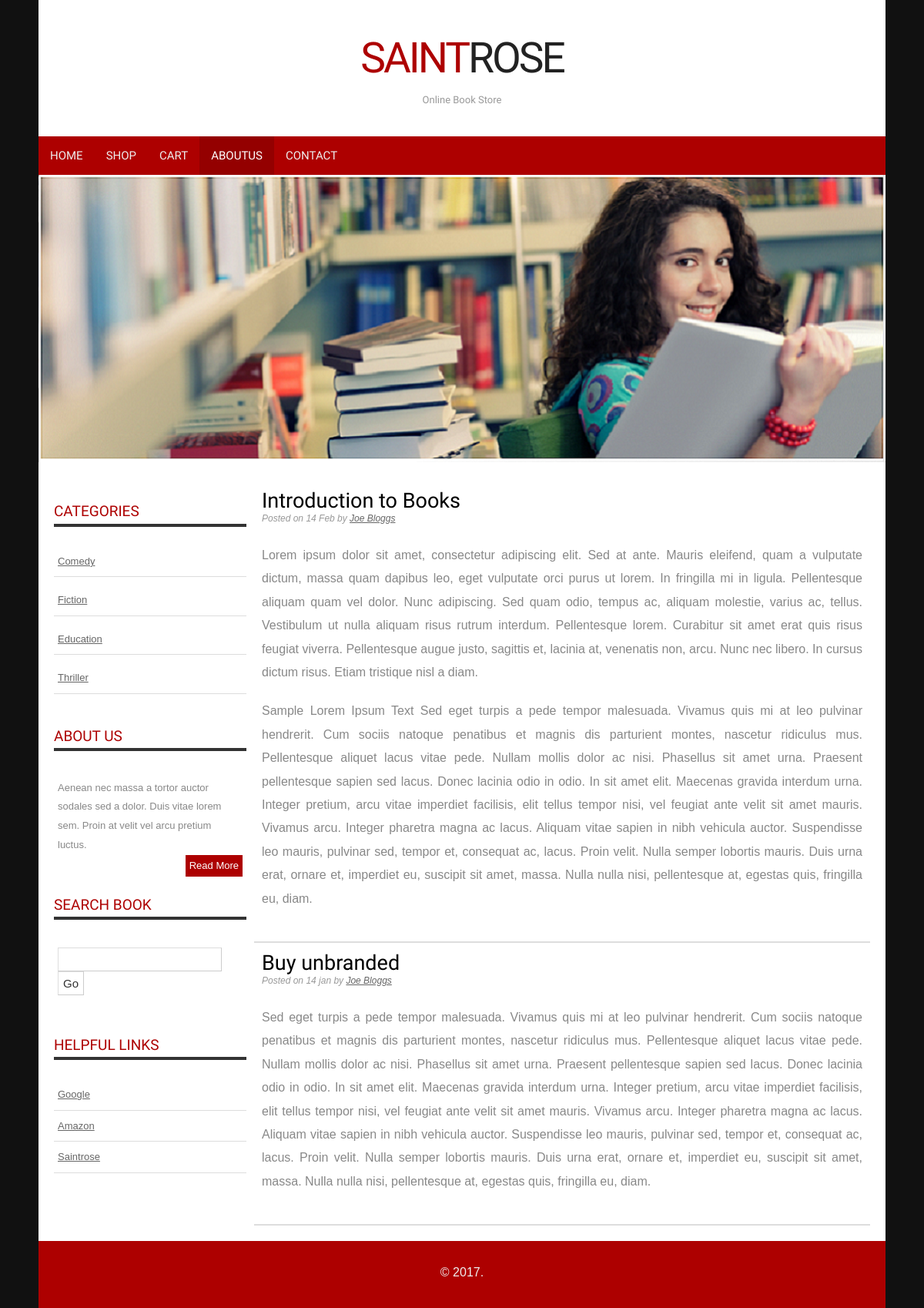
The page /aboutus.php on the database its author committed.
### tables this page shows
CREATE TABLE IF NOT EXISTS `genres` (
  `gen_id` int(11) NOT NULL AUTO_INCREMENT,
  `title` varchar(30) NOT NULL,
  `gen_name` varchar(100) NOT NULL,
  `descri` varchar(40) NOT NULL,
  PRIMARY KEY (`gen_id`)
);

### aboutus.php (the view, shortened to what this page needs)
<!doctype html>
<head>
<link rel="stylesheet" href="styles.css" type="text/css" />
</head>
<body>
<div id="container">
    <header>
        <h1><a href="admin_home.php">Saint<span>Rose</span></a></h1>
        <h2>Online Book Store</h2>
    </header>
    <nav>
    	<ul>
        	<li><a href="index.php">Home</a></li>
            <li><a href="productsall.php">shop</a></li>
            <li><a href="showcart.php">cart</a></li>
            <li  class="start selected"><a href="aboutus.php">Aboutus</a></li>
           <li class="end"><a href="contact.php">Contact</a></li>
        </ul>
    </nav>
 	<img src="images/banner.jpg" alt="Books" width="100%" />
    <div id="body">
		<section id="content">
	    <article>
			<h2>Introduction to Books</h2>
			<div class="article-info">Posted on <time datetime="2017-05-1">14 Feb</time> by <a href="#" rel="author">Joe Bloggs</a></div>
 <p align="justify">
Lorem ipsum dolor sit amet, consectetur adipiscing elit. Sed at ante. Mauris eleifend, quam a vulputate dictum, massa quam dapibus leo, eget vulputate orci purus ut lorem. In fringilla mi in ligula. Pellentesque aliquam quam vel dolor. Nunc adipiscing. Sed quam odio, tempus ac, aliquam molestie, varius ac, tellus. Vestibulum ut nulla aliquam risus rutrum interdum. Pellentesque lorem. Curabitur sit amet erat quis risus feugiat viverra. Pellentesque augue justo, sagittis et, lacinia at, venenatis non, arcu. Nunc nec libero. In cursus dictum risus. Etiam tristique nisl a diam. </p>
 <p align="justify">
Sample Lorem Ipsum Text
Sed eget turpis a pede tempor malesuada. Vivamus quis mi at leo pulvinar hendrerit. Cum sociis natoque penatibus et magnis dis parturient montes, nascetur ridiculus mus. Pellentesque aliquet lacus vitae pede. Nullam mollis dolor ac nisi. Phasellus sit amet urna. Praesent pellentesque sapien sed lacus. Donec lacinia odio in odio. In sit amet elit. Maecenas gravida interdum urna. Integer pretium, arcu vitae imperdiet facilisis, elit tellus tempor nisi, vel feugiat ante velit sit amet mauris. Vivamus arcu. Integer pharetra magna ac lacus. Aliquam vitae sapien in nibh vehicula auctor. Suspendisse leo mauris, pulvinar sed, tempor et, consequat ac, lacus. Proin velit. Nulla semper lobortis mauris. Duis urna erat, ornare et, imperdiet eu, suscipit sit amet, massa. Nulla nulla nisi, pellentesque at, egestas quis, fringilla eu, diam.
            </p>
		</article>
		<article class="expanded">
            	 	<h2>Buy unbranded</h2>
			<div class="article-info">Posted on <time datetime="2013-05-14">14 jan</time> by <a href="#" rel="author">Joe Bloggs</a></div>
        <p align="justify">  Sed eget turpis a pede tempor malesuada. Vivamus quis mi at leo pulvinar hendrerit. Cum sociis natoque penatibus et magnis dis parturient montes, nascetur ridiculus mus. Pellentesque aliquet lacus vitae pede. Nullam mollis dolor ac nisi. Phasellus sit amet urna. Praesent pellentesque sapien sed lacus. Donec lacinia odio in odio. In sit amet elit. Maecenas gravida interdum urna. Integer pretium, arcu vitae imperdiet facilisis, elit tellus tempor nisi, vel feugiat ante velit sit amet mauris. Vivamus arcu. Integer pharetra magna ac lacus. Aliquam vitae sapien in nibh vehicula auctor. Suspendisse leo mauris, pulvinar sed, tempor et, consequat ac, lacus. Proin velit. Nulla semper lobortis mauris. Duis urna erat, ornare et, imperdiet eu, suscipit sit amet, massa. Nulla nulla nisi, pellentesque at, egestas quis, fringilla eu, diam.</p>
		</article>
        </section>
        <aside class="sidebar">
            <ul>
               <li>
                    <h4>Categories</h4>
                     <?php
                      include("connect.php");
$query ="SELECT * from genres";
$results=mysqli_query($con,$query);
if($results){
$num = mysqli_num_rows($results);
}else{
echo mysqli_error();
}
  if($num>0){
  while($row=mysqli_fetch_assoc($results)){
?>
          <ul>
            <li> <a href="products.php?catid=<?php echo $row['gen_id'];?>&catname=<?php echo $row['gen_name'];?>"><?php echo $row['gen_name'];?></a> </li>
           </ul>
           <?php
  }
  }  ?>
                </li>
                <li>
                    <h4>About us</h4>
                    <ul>
                        <li class="text">
                        	<p style="margin: 0;">Aenean nec massa a tortor auctor sodales sed a dolor. Duis vitae lorem sem. Proin at velit vel arcu pretium luctus.<br />
					<a href="#" class="readmore">Read More</a></p>
                        </li>
                    </ul>
                </li>
                <li>
                	<h4>Search Book</h4>
                    <ul>
                    	<li class="text">
                            <form method="get" class="searchform" action="search.php" >
                                    <input type="text"  value="" name="s" class="s" />
                                     <input name="search" type="submit" id="submit" value="Go" />
                            </form>
						</li>
					</ul>
                </li>
                <li>
                    <h4>Helpful Links</h4>
                    <ul>
                        <li><a href="http://www.google.com" title="Google.com">Google</a></li>
                        <li><a href="http://www.amazon.com/r.cgi?259541" title="Amazon">Amazon</a></li>
                        <li><a href="http://www.https://www.strose.edu/" title="Saintrose">Saintrose</a></li>
                    </ul>
                </li>
            </ul>
        </aside>
    </div>
    <footer>
        <div class="footer-bottom">
             <p>&copy;  2017.</p>
         </div>
    </footer>
</div>
</body>
</html>

### styles.css (style rules this page uses)
body { background: #111; margin:0; padding:0; font-family: Arial, Helvetica, sans-serif; font-size: 16px; color: #888; }
* { margin:10; padding:10; }
p { line-height: 1.9em; margin-bottom: 20px; }
a { color: #AD0000; }
form input, form select, form textarea { padding: 5px; color: #333333; border: 1px solid #ddd; border-right:1px solid #ccc; border-bottom:1px solid #ccc; background-color:#fff; font-family: Arial, Helvetica, sans-serif; font-size: 13px; }
form.searchform input { font-size: 15px; padding: 6px; }
h1 { color: #000; font-size: 35px; font-family: 'Francois One', Arial, sans-serif; }
h2 { color: #000; font-size: 27px; letter-spacing: 0px; font-weight: normal; padding: 0 0 5px; margin: 0; font-family: 'Francois One', Arial, sans-serif; }
h4 { font-family: 'Francois One', Arial, sans-serif; color: #AD0000; font-size: 18px; font-weight: normal; padding-bottom: 10px; text-transform: uppercase; }
ul, ol { margin: 0 0 35px 35px; }
li { padding-bottom: 5px; }
li ol, li ul { font-size: 1.0em; margin-bottom: 0; padding-top: 5px; }
#container { width: 1100px; margin: 0px auto; padding: 0px; background-color: #fff; }
header { padding: 30px 15px; background: #fff; margin: 0 auto; text-align:center; }
header h1 a, header h1 a:hover { color: #AD0000; font-size: 55px; font-weight: normal; letter-spacing: -3px; line-height:45px; text-decoration: none; text-transform: uppercase; }
header h1 a span { color: #222; }
header h2 { color: #999; font-size: 13px; position: relative; top: -5px; letter-spacing: 0; }
nav { width: 1100px; height: 50px; background-color: #AD0000; }
nav ul { height: 50px; list-style: none; padding: 0; margin: 0; }
nav ul li { float: left; display: block; padding: 0; }
nav ul li a { color: #eee; display: block; font-family: 'Francois One',Arial,sans-serif; font-size: 15px; letter-spacing: 0; line-height: 15px; margin: 0; padding: 18px 15px 17px; text-decoration: none; text-transform: uppercase; }
nav ul li.selected a, nav ul li.selected a:hover { background-color: #940000; color: #fff; }
#body { background: none; margin:0 auto; padding: 20px 20px 0; }
#content { float: right; width: 800px; }
article { border-bottom: 2px solid #ddd; padding: 10px 10px 20px 10px; }
article h2 { padding-bottom: 0; }
article .article-info { color: #999999; font-size: 12px; font-style: italic; padding: 0 0 10px 0; }
article .article-info a { color: #666; }
.sidebar { float: left; width: 250px; }
.sidebar h4 { padding-bottom: 0; font-size: 19px; border-bottom: 4px solid #333; }
.sidebar ul { margin: 0; padding: 0; list-style: none; }
.sidebar ul li { margin-bottom: 20px; line-height: 1.9em; }
.sidebar li ul { list-style: none outside none; margin: 0 0 10px; }
.sidebar li ul li { display: block; font-family: Arial, Helvetica, sans-serif; border-top: none; padding: 10px 5px; margin: 0; line-height: 1.5em; border-bottom: 1px solid #ddd; font-size: 13px; }
.sidebar li ul li.text { border-bottom: none; }
.sidebar li ul li a { font-weight: normal; color: #666; }
.sidebar li ul li a.readmore { background-color: #AD0000; color: #FFFFFF; display: inline-block; padding: 2px 5px; float: right; text-decoration: none; }
footer { margin:20px auto 0; width: 1100px; }
footer .footer-bottom { padding: 10px; text-align: center; background-color: #AD0000; }
footer .footer-bottom p { text-align: center; }
footer .footer-bottom p, footer .footer-bottom p a { color: #eee; }

### rows shown on the page
genres: gen_name "Comedy"
genres: gen_name "Fiction"
genres: gen_name "Education"
genres: gen_name "Thriller"
